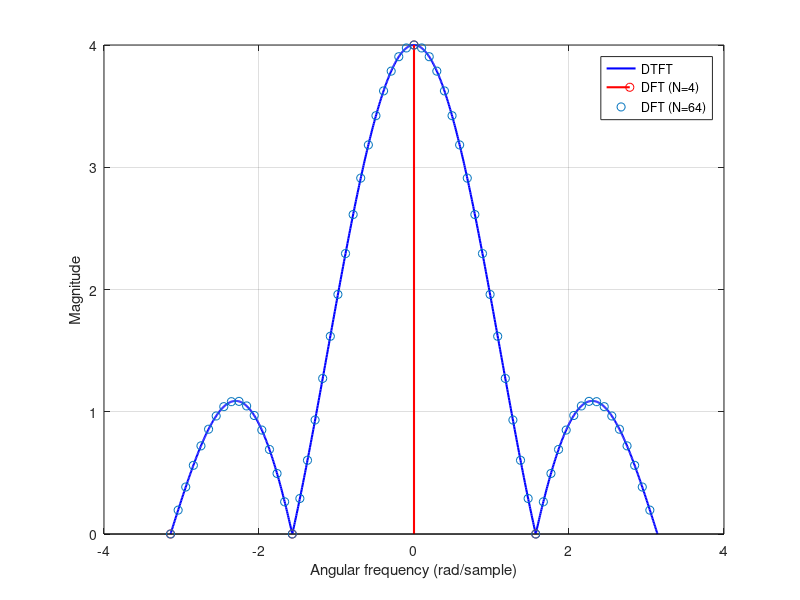

Write MATLAB code to recreate this figure.
x = [1 1 1 1];
n = 0:length(x)-1;

% DTFT
w = linspace(-pi, pi, 1000);
X = x * exp(-1j * (n.' * w));

% DFT (N=4 and N=64)
X4 = fft(x, 4);
w4 = linspace(0, 2*pi, 4+1); w4(end) = []; w4(w4>=pi) = w4(w4>=pi) - 2*pi; 
X4 = fftshift(X4); w4 = sort(w4);

X64 = fft(x, 64);
w64 = linspace(0, 2*pi, 64+1); w64(end) = []; w64(w64>=pi) = w64(w64>=pi) - 2*pi;
X64 = fftshift(X64); w64 = sort(w64);

figure;
plot(w, abs(X), 'b', 'LineWidth', 1.5)
hold on
stem(w4, abs(X4), 'r', 'LineWidth', 1.5)
scatter(w64, abs(X64), 'k.')
grid on
xlabel('Angular frequency (rad/sample)')
ylabel('Magnitude')
legend('DTFT', 'DFT (N=4)', 'DFT (N=64)')
